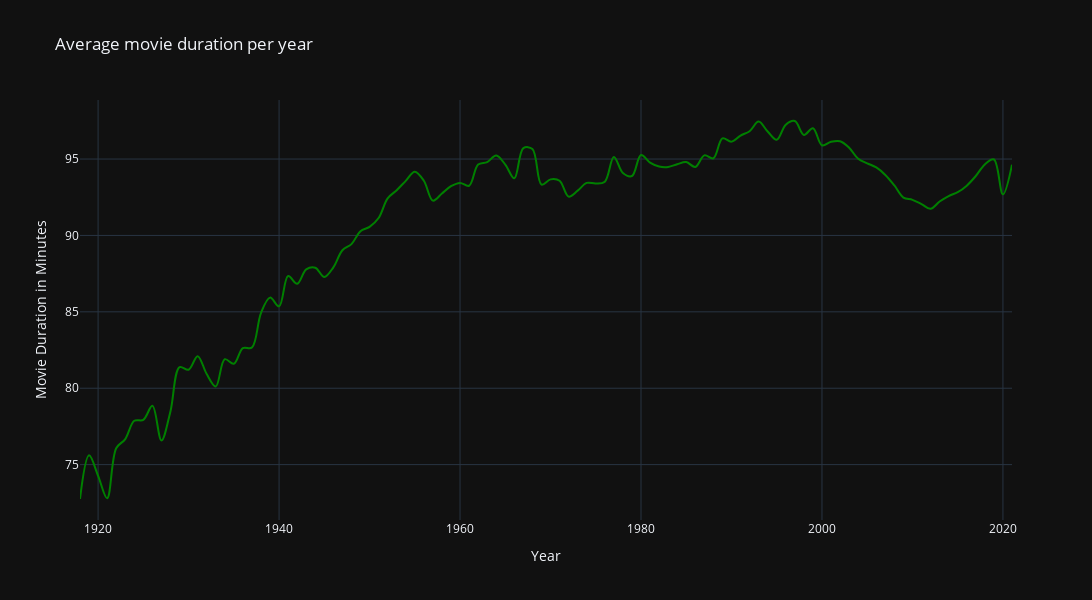

Notebook source saved alongside this figure:
### Code cell
# We can now plot the results using plotly

fig = px.line(
    runtime_mean,
    y='runtimeMinutes',
    title='Average movie duration per year',
    line_shape='spline',
    labels={'startYear': 'Year', 'runtimeMinutes': 'Movie Duration in Minutes'},
    color_discrete_sequence=['green']    
)

fig.update_layout(
    width=1300,
    height=600,
    template='plotly_dark'
)
fig.show()

### Figure 1 — Plotly figure (JSON) as saved in the notebook; plotly's stock layout.template omitted (floating-point values rounded to 4 significant figures)
{"data": [{"hovertemplate": "Year=%{x}<br>Movie Duration in Minutes=%{y}<extra></extra>", "legendgroup": "", "line": {"color": "green", "dash": "solid", "shape": "spline"}, "mode": "lines", "name": "", "orientation": "v", "showlegend": false, "type": "scatter", "x": [1918, 1919, 1920, 1921, 1922, 1923, 1924, 1925, 1926, 1927, 1928, 1929, 1930, 1931, 1932, 1933, 1934, 1935, 1936, 1937, 1938, 1939, 1940, 1941, 1942, 1943, 1944, 1945, 1946, 1947, 1948, 1949, 1950, 1951, 1952, 1953, 1954, 1955, 1956, 1957, 1958, 1959, 1960, 1961, 1962, 1963, 1964, 1965, 1966, 1967, 1968, 1969, 1970, 1971, 1972, 1973, 1974, 1975, 1976, 1977, 1978, 1979, 1980, 1981, 1982, 1983, 1984, 1985, 1986, 1987, 1988, 1989, 1990, 1991, 1992, 1993, 1994, 1995, 1996, 1997, 1998, 1999, 2000, 2001, 2002, 2003, 2004, 2005, 2006, 2007, 2008, 2009, 2010, 2011, 2012, 2013, 2014, 2015, 2016, 2017, 2018, 2019, 2020, 2021], "xaxis": "x", "y": [72.75, 75.61, 74.27, 72.8, 76.07, 76.67, 77.87, 77.93, 78.85, 76.58, 78.5, 81.38, 81.21, 82.1, 80.93, 80.11, 81.9, 81.6, 82.62, 82.66, 84.92, 85.93, 85.36, 87.34, 86.84, 87.78, 87.89, 87.28, 87.91, 89.03, 89.43, 90.28, 90.56, 91.14, 92.43, 92.96, 93.57, 94.17, 93.58, 92.28, 92.74, 93.22, 93.44, 93.25, 94.64, 94.8, 95.23, 94.64, 93.74, 95.71, 95.66, 93.33, 93.67, 93.58, 92.54, 92.93, 93.44, 93.4, 93.52, 95.14, 94.09, 93.89, 95.26, 94.77, 94.51, 94.48, 94.66, 94.8, 94.48, 95.24, 95.05, 96.35, 96.14, 96.54, 96.82, 97.45, 96.8, 96.26, 97.25, 97.49, 96.58, 97.02, 95.9, 96.13, 96.16, 95.74, 95.02, 94.72, 94.45, 93.96, 93.27, 92.48, 92.33, 92.05, 91.74, 92.22, 92.58, 92.83, 93.26, 93.89, 94.65, 94.97, 92.69, 94.63], "yaxis": "y"}], "layout": {"height": 600, "legend": {"tracegroupgap": 0}, "title": {"text": "Average movie duration per year"}, "width": 1300, "xaxis": {"anchor": "y", "domain": [0, 1], "title": {"text": "Year"}}, "yaxis": {"anchor": "x", "domain": [0, 1], "title": {"text": "Movie Duration in Minutes"}}}}
